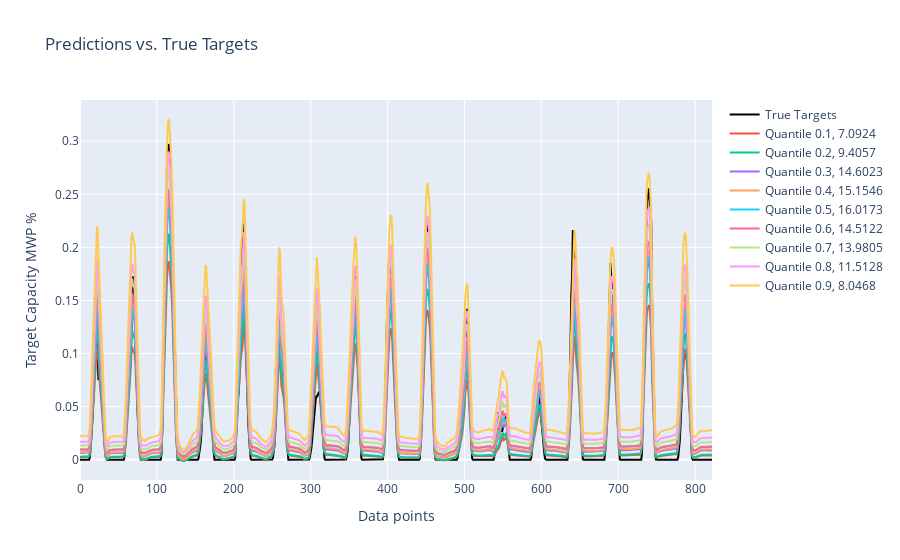

The cell this chart's notebook holds for it:
### Code cell
import plotly.graph_objects as go

# Plot the predictions vs. true targets with Plotly
y_test_numpy = y_api
loss_all_quantiles = []

fig = go.Figure()
fig.add_trace(go.Scatter(y=y_test_numpy.flatten(), mode='lines', name='True Targets', marker=dict(color='black')))
for i in range(0, 9):
    y_pred = predictions[:, i]
    loss_q = mean_pinball_loss(y_test_numpy, y_pred, alpha= 0.1*(i+1)) * 2281.8743117295026
    fig.add_trace(go.Scatter(y=y_pred, mode='lines', name=f'Quantile 0.{i+1}, {loss_q:.4f}'))
    loss_all_quantiles.append(loss_q)

fig.update_layout(title='Predictions vs. True Targets',
                  xaxis_title='Data points',
                  yaxis_title='Target Capacity MWP %')

fig.show()
print(sum(loss_all_quantiles)/9)

### Figure 1 — Plotly figure (JSON) as saved in the notebook; plotly's stock layout.template omitted (floating-point values rounded to 4 significant figures; data arrays with more than 128 entries replaced by an {"elided": "..."} marker saying what was removed)
{"data": [{"marker": {"color": "black"}, "mode": "lines", "name": "True Targets", "type": "scatter", "y": {"elided": "823 float values"}}, {"mode": "lines", "name": "Quantile 0.1, 7.0924", "type": "scatter", "y": {"elided": "823 float values"}}, {"mode": "lines", "name": "Quantile 0.2, 9.4057", "type": "scatter", "y": {"elided": "823 float values"}}, {"mode": "lines", "name": "Quantile 0.3, 14.6023", "type": "scatter", "y": {"elided": "823 float values"}}, {"mode": "lines", "name": "Quantile 0.4, 15.1546", "type": "scatter", "y": {"elided": "823 float values"}}, {"mode": "lines", "name": "Quantile 0.5, 16.0173", "type": "scatter", "y": {"elided": "823 float values"}}, {"mode": "lines", "name": "Quantile 0.6, 14.5122", "type": "scatter", "y": {"elided": "823 float values"}}, {"mode": "lines", "name": "Quantile 0.7, 13.9805", "type": "scatter", "y": {"elided": "823 float values"}}, {"mode": "lines", "name": "Quantile 0.8, 11.5128", "type": "scatter", "y": {"elided": "823 float values"}}, {"mode": "lines", "name": "Quantile 0.9, 8.0468", "type": "scatter", "y": {"elided": "823 float values"}}], "layout": {"title": {"text": "Predictions vs. True Targets"}, "xaxis": {"title": {"text": "Data points"}}, "yaxis": {"title": {"text": "Target Capacity MWP %"}}}}
